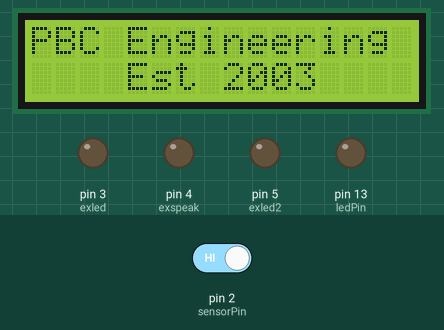
Recording of a sketch running on a simulated Arduino Uno, built with avr-gcc and run on an emulated ATmega328P. On the bench: 16×2 character LCD, output pins drawn as LEDs (lit = HIGH). The test bench sets the inputs (shaded band); at power-on: pin 2 (sensorPin) HIGH. What the sketch prints to the serial monitor is not drawn.

Above: at 1.2 s.
At 4.4 s:
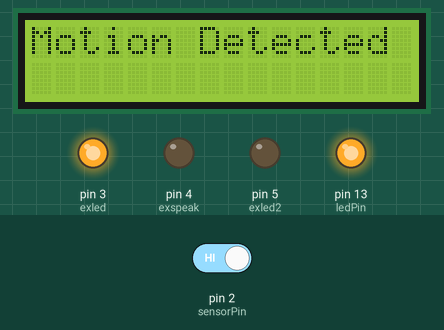
4.5 s: pin 2 (sensorPin) driven LOW
At 5.3 s:
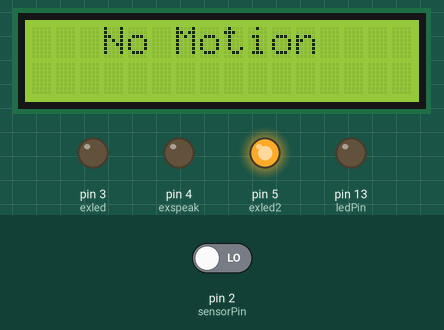
6.0 s: pin 2 (sensorPin) driven HIGH
At 6.5 s:
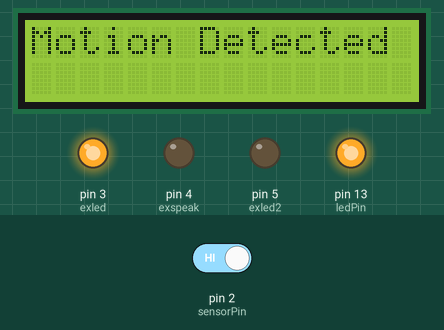
Timing chart, 0 to 9.0 s (numbered marks = the images above; inputs shaded):
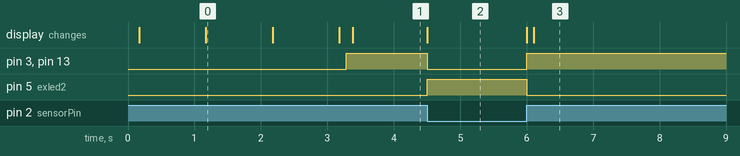

Measured:
- after the input at 4.5 s, pin 3 (exled), pin 13 (ledPin): HIGH → LOW at once; pin 5 (exled2): LOW → HIGH at once; the display: changes at once (image 2)
- after the input at 6.0 s, pin 3 (exled), pin 13 (ledPin): LOW → HIGH at once; pin 5 (exled2): HIGH → LOW at once; the display: first changes at once (image 3 shows a later state)
- what the display in image 0 shows lasts 1.0 s, from 1.2 s to 2.2 s

The sketch:

Project-Advanced-Proxy-SPI.ino
```cpp
//Coded in C++ by Lorenzo J Munguia

#include <LiquidCrystal.h>


const int sensorPin = 2;  // Sensor output connected to digital pin 12
const int ledPin = 13;     // Built-in LED on pin 13
const int exled = 3;       // Green external LED on pin 3
const int exspeak = 4;     // Piezo speaker on pin 4
const int exled2 = 5; 	// Red externl LED on pin 5
int seconds = 0;

LiquidCrystal lcd_1(7, 12, 11, 10, 9, 8);

void setup() {
  pinMode(sensorPin, INPUT);
  pinMode(ledPin, OUTPUT);
  pinMode(exled, OUTPUT);
  pinMode(exspeak, OUTPUT);
  pinMode(exled2, OUTPUT);
  Serial.begin(9600);
  Serial.println("LLabs OS V0.1");
  Serial.println("Proxmity Sensor Booting...");
  lcd_1.begin(16, 2);
  delay(100);
  lcd_1.print("LLabs Industries");
  lcd_1.setCursor(0,1);
  lcd_1.print("    Est 2011");
  lcd_1.setCursor(0,0);
  delay(1000);
  lcd_1.clear();
  lcd_1.print("PBC Engineering");
  lcd_1.setCursor(0,1);
  lcd_1.print("    Est 2003");
  lcd_1.setCursor(0,0);
  delay(1000);
  lcd_1.clear();
  lcd_1.print("       By ");
  lcd_1.setCursor(0,1);
  lcd_1.print("   Mr Bluesky");
  lcd_1.setCursor(0,0);
  delay(1000);
  lcd_1.clear();
  delay(100);
}

void loop() {
  static int lastProximity = -1; //track previous state
  int proximity = digitalRead(sensorPin);
  if (proximity != lastProximity) {
    lcd_1.clear();

  if (proximity == HIGH) {
      Serial.println("Motion Detected");
      digitalWrite(ledPin, HIGH);
      digitalWrite(exled2, LOW);
      digitalWrite(exled, HIGH);
      digitalWrite(exspeak, HIGH);
      digitalWrite(exspeak, LOW);
      delay(50);
      digitalWrite(exspeak, HIGH);
      digitalWrite(exspeak, LOW);
      delay(50);
      digitalWrite(exspeak, HIGH);
      digitalWrite(exspeak, LOW);

      lcd_1.print("Motion Detected");
  } else {
    digitalWrite(ledPin, LOW);    // No object
    Serial.println("No Motion");
    digitalWrite(exled2, HIGH);    // External LED ON
    digitalWrite(exled, LOW);
    digitalWrite(exspeak, LOW);   // Speaker OFF
    lcd_1.print("   No Motion");
  }
	lastProximity = proximity;
  }

  delay(1);

}
```
